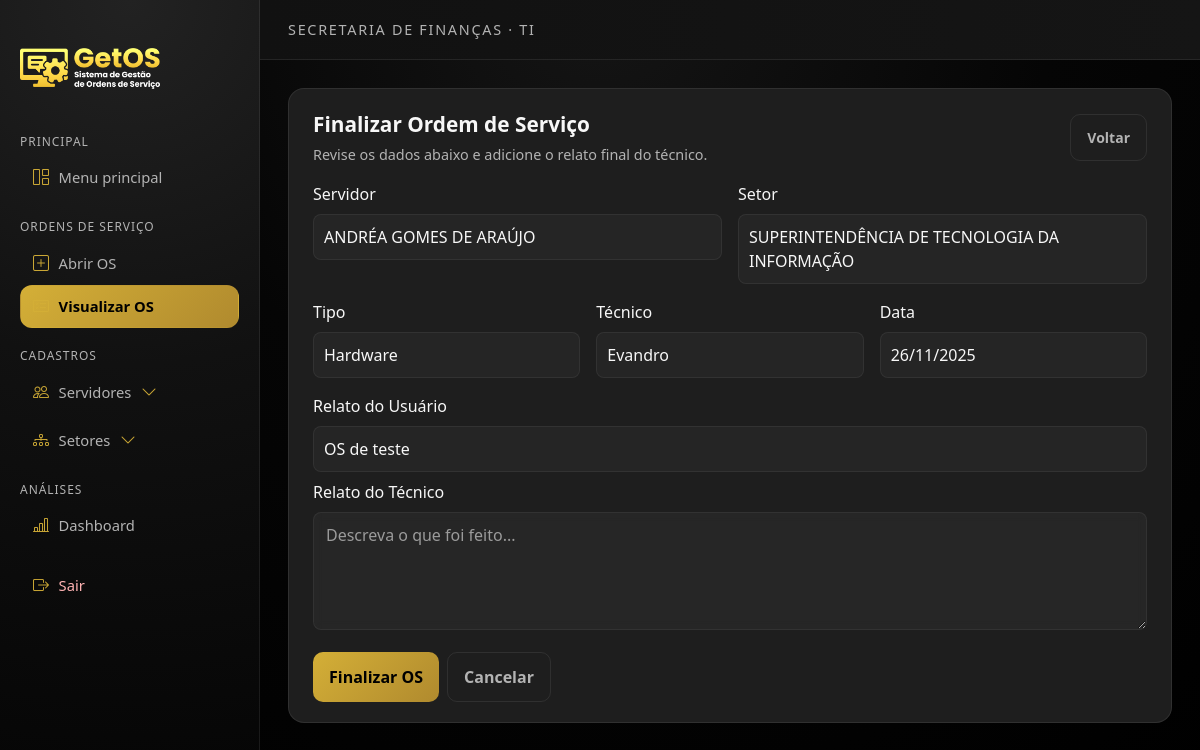
Page /ordens/finalizar/17/ on the committed database.
### ordens/models.py (models this page shows, shortened)
class OrdemDeServico(models.Model):
    servidor = models.ForeignKey(Servidor, on_delete=models.CASCADE, related_name='ordens')
    setor = models.ForeignKey(Setor, on_delete=models.CASCADE, related_name='ordens')
    ramal = models.CharField(max_length=10)  # ← Preenchido automaticamente pelo setor
    tipo = models.CharField(max_length=100)
    tecnico = models.ForeignKey(Tecnico, on_delete=models.CASCADE, related_name='ordens')
    data = models.DateField()
    relato = models.TextField()
    comentario_tecnico = models.TextField(blank=True, null=True)  # ← Novo campo aqui
    finalizada = models.BooleanField(default=False)
    criado_em = models.DateTimeField(auto_now_add=True)
    atualizado_em = models.DateTimeField(auto_now=True)

class Tecnico(models.Model):
    user = models.OneToOneField(User, on_delete=models.CASCADE)
    def __str__(self):
        return self.user.username

### servidores/models.py (models this page shows)
class Servidor(models.Model):
    nome = models.CharField(max_length=100)
    matricula = models.CharField(max_length=20)
    setor = models.ForeignKey(Setor, on_delete=models.CASCADE)  # Ramal já vem pelo setor
    def __str__(self):
        return self.nome

### setores/models.py (models this page shows)
class Setor(models.Model):
    nome = models.CharField(max_length=100)
    sigla = models.CharField(max_length=20)
    secretaria = models.CharField(max_length=100)
    ramal = models.CharField(
        max_length=10,
        blank=True,
        null=True
    )
    def __str__(self):
        return self.nome

### ordens/views.py (the view)
# urls.py: path('finalizar/<int:os_id>/', views.finalizar_os, name='finalizar_os'),
def finalizar_os(request, os_id):
    ordem = get_object_or_404(OrdemDeServico, id=os_id)
    if request.method == 'POST':
        form = FinalizarOSForm(request.POST, instance=ordem)
        if form.is_valid():
            ordem = form.save(commit=False)
            ordem.finalizada = True
            ordem.save()
            messages.success(request, 'OS finalizada com sucesso!')
            return redirect('visualizar_os')
        else:
            messages.error(request, 'Corrija os erros antes de finalizar.')
    else:
        form = FinalizarOSForm(instance=ordem)
    return render(request, 'getos/finalizar_os.html', {'form': form, 'ordem': ordem})

### ordens/forms.py
class FinalizarOSForm(forms.ModelForm):
    class Meta:
        model = OrdemDeServico
        fields = ['comentario_tecnico']
        widgets = {
            'comentario_tecnico': forms.Textarea(attrs={
                'rows': 4,
                'placeholder': 'Descreva o que foi feito...',
                'class': 'form-input',
            }),
        }

### templates/getos/finalizar_os.html (shortened to what this page needs)
{% extends "getos/base.html" %}
{% load static %}
{% block menu_visualizar_os_active %}active{% endblock %}
{% block content %}
<div class="card-dark" style="max-width:900px; margin: 0 auto;">
    <div class="d-flex justify-content-between align-items-center mb-3">
        <div>
            <div class="page-title">Finalizar Ordem de Serviço</div>
            <div class="page-subtitle">Revise os dados abaixo e adicione o relato final do técnico.</div>
        </div>
        <div>
            <a href="{% url 'visualizar_os' %}" class="btn btn-ghost btn-sm">Voltar</a>
        </div>
    </div>
    <form method="POST" class="mt-2">
        <div class="row g-3 mb-2">
            <div class="col-md-6">
                <label class="form-label">Servidor</label>
                <div class="readonly-field">{{ ordem.servidor }}</div>
            </div>
            <div class="col-md-6">
                <label class="form-label">Setor</label>
                <div class="readonly-field">{{ ordem.setor }}</div>
            </div>
            <div class="col-md-4">
                <label class="form-label">Tipo</label>
                <div class="readonly-field">{{ ordem.tipo }}</div>
            </div>
            <div class="col-md-4">
                <label class="form-label">Técnico</label>
                <div class="readonly-field">
                    {% if ordem.tecnico %}
                        {% if ordem.tecnico.username %}
                            {{ ordem.tecnico.username }}
                        {% else %}
                            {{ ordem.tecnico }}
                        {% endif %}
                    {% else %}
                        -
                    {% endif %}
                </div>
            </div>
            <div class="col-md-4">
                <label class="form-label">Data</label>
                <div class="readonly-field">{{ ordem.data|date:"d/m/Y" }}</div>
            </div>
            <div class="col-12">
                <label class="form-label">Relato do Usuário</label>
                <div class="readonly-field" style="white-space:pre-wrap;">{{ ordem.relato }}</div>
            </div>
        </div>
        <div class="mb-3">
            <label for="id_comentario_tecnico" class="form-label">Relato do Técnico</label>
            {{ form.comentario_tecnico }}
        </div>
        <div class="d-flex gap-2">
            <button type="submit" class="btn btn-accent">Finalizar OS</button>
            <a href="{% url 'visualizar_os' %}" class="btn btn-ghost">Cancelar</a>
        </div>
    </form>
</div>
{% endblock %}

### static/css/style.css (style rules this page uses)
* { margin: 0; padding: 0; box-sizing: border-box; }
html, body { min-height: 100%; }
body { font-family: 'Segoe UI', sans-serif; color: #ffffff; }
:root { --bg-body: #0b0b0b; --bg-gradient-start: #0f4037; --bg-gradient-end: #2b6661; --bg-sidebar: #111111; --bg-card: #1e1e1e; --border-subtle: rgba(255,255,255,0.08); --accent: #D4AF37; --accent-hover: #B08A2E; --accent-soft: rgba(212,175,55,0.18); --text-primary: #f7f7f7; --text-muted: #b3b3b3; }
body { background: linear-gradient(135deg, var(--bg-gradient-start), var(--bg-gradient-end)); min-height: 100vh; display: flex; justify-content: center; align-items: flex-start; padding: 30px 0; }
body.app-dark { background: radial-gradient(circle at top, #151515 0, #050505 45%, #000 100%); color: var(--text-primary); min-height: 100vh; display: block; padding: 0; }
.card-dark, .dash-card { background-color: var(--bg-card); border-radius: 1rem; border: 1px solid var(--border-subtle); padding: 1.25rem 1.5rem; }
.page-title { font-size:1.3rem; font-weight:600; margin-bottom:.25rem; }
.page-subtitle { font-size:.9rem; color:var(--text-muted); }
.btn, button { padding: 12px 16px; border-radius:10px; border:none; cursor:pointer; font-weight:700; transition: background .2s ease, transform .08s ease; }
.btn-accent { background: linear-gradient(135deg, var(--accent), var(--accent-hover)); color: #000; border: none; font-weight: 700; }
.btn-ghost { background: transparent; border:1px solid var(--border-subtle); color:var(--text-muted); }
label { display:block; margin-bottom:6px; font-size:16px; color:var(--text-primary); }
input[type="text"], input[type="number"], input[type="date"], input[type="email"], input[type="password"], select, textarea, .form-input, .form-textarea { width:100%; padding:10px 12px; border-radius:8px; border:1px solid rgba(255,255,255,0.06); background: rgba(255,255,255,0.04); color: var(--text-primary); font-size:16px; box-sizing:border-box; transition: border-color .18s ease, background .18s ease, box-shadow .18s ease; backdrop-filter: blur(4px); }
input::placeholder, textarea::placeholder { color: #9b9b9b; }
.readonly-field { background-color: rgba(255,255,255,0.03); padding:10px; border-radius:8px; font-size:16px; border:1px solid rgba(255,255,255,0.06); }
.mb-2 { margin-bottom:12px; }
.mb-3 { margin-bottom:18px; }

### rows in the picture
OrdemDeServico: servidor "ANDRÉA GOMES DE ARAÚJO", setor "SUPERINTENDÊNCIA DE TECNOLOGIA DA INFORMAÇÃO", tipo "Hardware", tecnico "Evandro", data "26/11/2025", relato "OS de teste"
